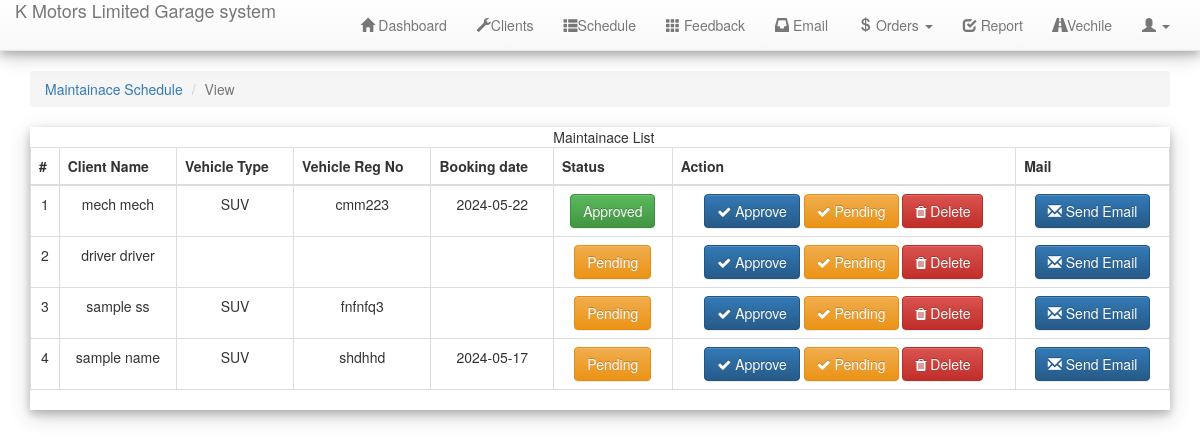
The page /schedule.php (signed in) on the database its author committed.
### tables this page shows
CREATE TABLE `tms_user` (
  `u_id` int(20) NOT NULL,
  `u_fname` varchar(200) NOT NULL,
  `u_lname` varchar(200) NOT NULL,
  `u_phone` varchar(200) NOT NULL,
  `u_addr` varchar(200) NOT NULL,
  `u_category` varchar(200) NOT NULL,
  `u_email` varchar(200) NOT NULL,
  `u_pwd` varchar(20) NOT NULL,
  `u_car_type` varchar(200) NOT NULL,
  `u_car_regno` varchar(200) NOT NULL,
  `u_car_bookdate` varchar(200) NOT NULL,
  `u_car_book_status` varchar(200) NOT NULL
);

### schedule.php (the view, shortened to what this page needs)
<?php require_once 'includes/header.php'; ?>
<?php
$localhost = "localhost";
$username = "root";
$password = "";
$dbname = "sinventoryphp";
$connect = new mysqli($localhost, $username, $password, $dbname);
?>
<ol class="breadcrumb">
  <li class="breadcrumb-item">
    <a href="#">  Maintainace Schedule</a>
  </li>
  <li class="breadcrumb-item active">View</li>
</ol>
<div class="card mb-3">
  <div class="card-header">
    <i class="fas fa-table"></i>
   Maintainace List
  </div>
  <div class="card-body">
    <div class="table-responsive">
      <table class="table table-bordered" id="dataTable" width="100%" cellspacing="0">
        <thead>
          <tr>
            <th>#</th>
            <th>Client Name</th>
            <th>Vehicle Type</th>
            <th>Vehicle Reg No</th>
            <th>Booking date</th>
            <th>Status</th>
            <th>Action</th>
            <th>Mail</th>
          </tr>
        </thead>
        <tbody>
          <?php
          $ret = "SELECT * FROM tms_user WHERE u_car_book_status = 'Approved' OR u_car_book_status = 'Pending'";
          $stmt = $connect->prepare($ret);
          $stmt->execute();
          $res = $stmt->get_result();
          $cnt = 1;
          while ($row = $res->fetch_object()) {
          ?>
            <tr>
              <td><?php echo $cnt; ?></td>
              <td><?php echo $row->u_fname . ' ' . $row->u_lname; ?></td>
              <td><?php echo $row->u_car_type; ?></td>
              <td><?php echo $row->u_car_regno; ?></td>
              <td><?php echo $row->u_car_bookdate; ?></td>
              <td>
                <?php if ($row->u_car_book_status == "Pending") {
                  echo '<span class="btn btn-warning">' . $row->u_car_book_status . '</span>';
                } else {
                  echo '<span class="btn btn-success">' . $row->u_car_book_status . '</span>';
                } ?>
              </td>
              <td>
                <a href="admin-approve-booking.php?u_id=<?php echo $row->u_id; ?>" class="btn btn-primary"><i class="fa fa-check"></i> Approve</a>
                <a href="admin-pending-booking.php?u_id=<?php echo $row->u_id; ?>" class="btn btn-warning"><i class="fa fa-check"></i> Pending</a>
                <a href="admin-delete-booking.php?u_id=<?php echo $row->u_id; ?>" class="btn btn-danger"><i class="fa fa-trash"></i> Delete</a>
              </td>
              <td>
              <button class="btn btn-primary" data-toggle="modal" data-target="#sendEmailModal"><i class="glyphicon glyphicon-envelope"></i> Send Email</button>
     </td>
            </tr>
          <?php
            $cnt = $cnt + 1;
          }
          ?>
        </tbody>
      </table>
    </div>
  </div>
</div>
<?php require_once 'includes/footer.php'; ?>

### includes/header.php (shortened to what this page needs)
<!DOCTYPE html>
<html>
<head>
	<link rel="stylesheet" href="assests/bootstrap/css/bootstrap.min.css">
	<link rel="stylesheet" href="assests/bootstrap/css/bootstrap-theme.min.css">
	<link rel="stylesheet" href="assests/font-awesome/css/font-awesome.min.css">
  <link rel="stylesheet" href="custom/css/custom.css">
  <link rel="stylesheet" href="assests/plugins/datatables/jquery.dataTables.min.css">
  <link rel="stylesheet" href="assests/plugins/fileinput/css/fileinput.min.css">
  <link rel="stylesheet" href="assests/jquery-ui/jquery-ui.min.css">
</head>
<body>
	<nav class="navbar navbar-default navbar-static-top">
		<div class="container">
    <div class="navbar-header">
	  <a class="navbar-brand" href="#" style="padding:0px;">
                 <p>K Motors Limited Garage system</p>
                </a>
    </div>
    <div class="collapse navbar-collapse" id="bs-example-navbar-collapse-1">
      <ul class="nav navbar-nav navbar-right">
      	<li id="navDashboard"><a href="index.php"><i class="glyphicon glyphicon-home"></i>  Dashboard</a></li>
        <?php if(isset($_SESSION['userId']) && $_SESSION['userId']==1) { ?>
        <li id=""><a href="clients.php"><i class="glyphicon glyphicon-wrench"></i>Clients</a></li>
		<?php } ?>
		<?php if(isset($_SESSION['userId']) && $_SESSION['userId']==1) { ?>
        <li id=""><a href="schedule.php"> <i class="glyphicon glyphicon-th-list"></i>Schedule</a></li>
		<?php } ?>
		<?php if(isset($_SESSION['userId']) && $_SESSION['userId']==1) { ?>
        <li id=""><a href="feedback.php"> <i class="glyphicon glyphicon-th"></i> Feedback </a></li>
		<?php } ?>
    <?php if(isset($_SESSION['userId']) && $_SESSION['userId']==1) { ?>
        <li id=""><a href="email.php"> <i class="glyphicon glyphicon-inbox"></i> Email </a></li>
		<?php } ?>
        <li class="dropdown" id="navOrder">
          <a href="#" class="dropdown-toggle" data-toggle="dropdown" role="button" aria-haspopup="true" aria-expanded="false"> <i class="glyphicon glyphicon-usd"></i> Orders <span class="caret"></span></a>
        </li>
		<?php  if(isset($_SESSION['userId']) && $_SESSION['userId']==1) { ?>
        <li id="navReport"><a href="report.php"> <i class="glyphicon glyphicon-check"></i> Report </a></li>
		<?php } ?>
    <?php  if(isset($_SESSION['userId']) && $_SESSION['userId']==1) { ?>
        <li id="vechile"><a href="vechile.php"> <i class="glyphicon glyphicon-road"></i>Vechile </a></li>
		<?php } ?>
        <li class="dropdown" id="navSetting">
          <a href="#" class="dropdown-toggle" data-toggle="dropdown" role="button" aria-haspopup="true" aria-expanded="false"> <i class="glyphicon glyphicon-user"></i> <span class="caret"></span></a>
        </li>
      </ul>
    </div>
  </div>
	</nav>
	<div class="container">

### includes/footer.php (shortened to what this page needs)
</div>
</body>
</html>

### custom/css/custom.css (style rules this page uses)
div.card { width: 100%; box-shadow: 0 4px 8px 0 rgba(0, 0, 0, 0.2), 0 6px 20px 0 rgba(0, 0, 0, 0.19); text-align: center; }

### rows shown on the page
tms_user: u_fname "mech", u_lname "mech", u_car_type "SUV", u_car_regno "cmm223", u_car_bookdate "2024-05-22", u_car_book_status "Approved"
tms_user: u_fname "driver", u_lname "driver", u_car_book_status "Pending"
tms_user: u_fname "sample", u_lname "ss", u_car_type "SUV", u_car_regno "fnfnfq3", u_car_book_status "Pending"
tms_user: u_fname "sample", u_lname "name", u_car_type "SUV", u_car_regno "shdhhd", u_car_bookdate "2024-05-17", u_car_book_status "Pending"
